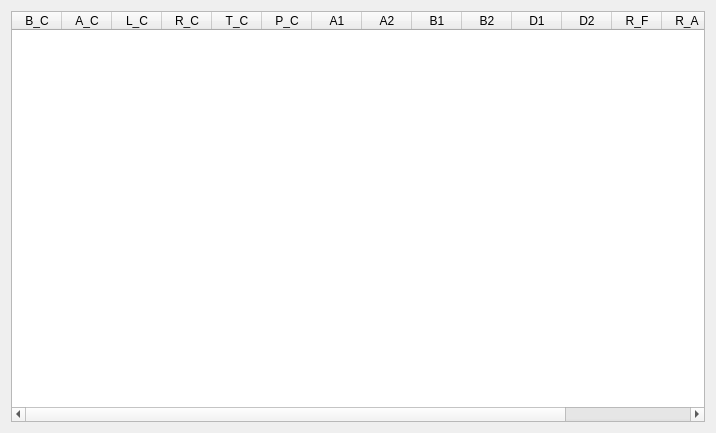
<?xml version="1.0" encoding="UTF-8"?>
<ui version="4.0">
 <class>Equipment_State_From</class>
 <widget class="QWidget" name="Equipment_State_From">
  <property name="geometry">
   <rect>
    <x>0</x>
    <y>0</y>
    <width>716</width>
    <height>433</height>
   </rect>
  </property>
  <property name="windowTitle">
   <string>Form</string>
  </property>
  <layout class="QGridLayout" name="gridLayout">
   <item row="0" column="0">
    <widget class="QTableWidget" name="tableWidget">
     <property name="editTriggers">
      <set>QAbstractItemView::NoEditTriggers</set>
     </property>
     <property name="alternatingRowColors">
      <bool>false</bool>
     </property>
     <property name="sortingEnabled">
      <bool>false</bool>
     </property>
     <attribute name="horizontalHeaderDefaultSectionSize">
      <number>50</number>
     </attribute>
     <column>
      <property name="text">
       <string>B_C</string>
      </property>
      <property name="textAlignment">
       <set>AlignCenter</set>
      </property>
     </column>
     <column>
      <property name="text">
       <string>A_C</string>
      </property>
      <property name="textAlignment">
       <set>AlignCenter</set>
      </property>
     </column>
     <column>
      <property name="text">
       <string>L_C</string>
      </property>
      <property name="textAlignment">
       <set>AlignCenter</set>
      </property>
     </column>
     <column>
      <property name="text">
       <string>R_C</string>
      </property>
      <property name="textAlignment">
       <set>AlignCenter</set>
      </property>
     </column>
     <column>
      <property name="text">
       <string>T_C</string>
      </property>
      <property name="textAlignment">
       <set>AlignCenter</set>
      </property>
     </column>
     <column>
      <property name="text">
       <string>P_C</string>
      </property>
      <property name="textAlignment">
       <set>AlignCenter</set>
      </property>
     </column>
     <column>
      <property name="text">
       <string>A1</string>
      </property>
      <property name="textAlignment">
       <set>AlignCenter</set>
      </property>
     </column>
     <column>
      <property name="text">
       <string>A2</string>
      </property>
      <property name="textAlignment">
       <set>AlignCenter</set>
      </property>
     </column>
     <column>
      <property name="text">
       <string>B1</string>
      </property>
      <property name="textAlignment">
       <set>AlignCenter</set>
      </property>
     </column>
     <column>
      <property name="text">
       <string>B2</string>
      </property>
      <property name="textAlignment">
       <set>AlignCenter</set>
      </property>
     </column>
     <column>
      <property name="text">
       <string>D1</string>
      </property>
      <property name="textAlignment">
       <set>AlignCenter</set>
      </property>
     </column>
     <column>
      <property name="text">
       <string>D2</string>
      </property>
      <property name="textAlignment">
       <set>AlignCenter</set>
      </property>
     </column>
     <column>
      <property name="text">
       <string>R_F</string>
      </property>
      <property name="textAlignment">
       <set>AlignCenter</set>
      </property>
     </column>
     <column>
      <property name="text">
       <string>R_A</string>
      </property>
      <property name="textAlignment">
       <set>AlignCenter</set>
      </property>
     </column>
     <column>
      <property name="text">
       <string>PLATE</string>
      </property>
      <property name="textAlignment">
       <set>AlignCenter</set>
      </property>
     </column>
     <column>
      <property name="text">
       <string>MSG</string>
      </property>
      <property name="textAlignment">
       <set>AlignCenter</set>
      </property>
     </column>
    </widget>
   </item>
  </layout>
 </widget>
 <resources/>
 <connections/>
</ui>
